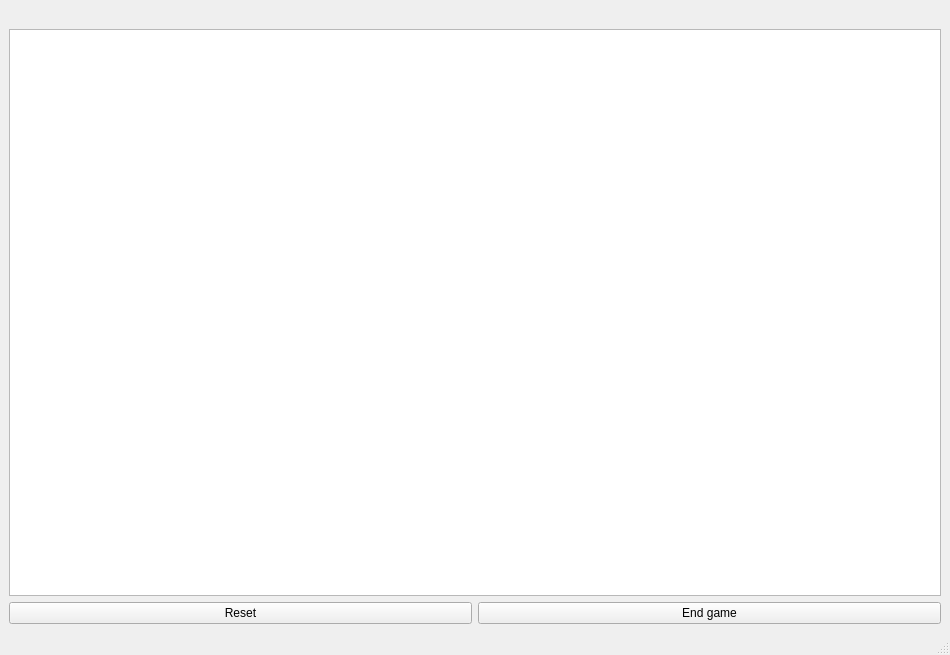
<?xml version="1.0" encoding="UTF-8"?>
<ui version="4.0">
 <class>MainWindow</class>
 <widget class="QMainWindow" name="MainWindow">
  <property name="geometry">
   <rect>
    <x>0</x>
    <y>0</y>
    <width>950</width>
    <height>655</height>
   </rect>
  </property>
  <property name="windowTitle">
   <string>MainWindow</string>
  </property>
  <widget class="QWidget" name="centralwidget">
   <layout class="QGridLayout" name="gridLayout">
    <item row="0" column="0">
     <layout class="QHBoxLayout" name="horizontalLayout">
      <item>
       <widget class="QLabel" name="label_vx">
        <property name="text">
         <string/>
        </property>
       </widget>
      </item>
      <item>
       <widget class="QLabel" name="label_vo">
        <property name="text">
         <string/>
        </property>
       </widget>
      </item>
     </layout>
    </item>
    <item row="1" column="0">
     <widget class="QTableView" name="tableView"/>
    </item>
    <item row="2" column="0">
     <layout class="QHBoxLayout" name="horizontalLayout_2">
      <item>
       <widget class="QPushButton" name="pushButton_r">
        <property name="text">
         <string>Reset</string>
        </property>
       </widget>
      </item>
      <item>
       <widget class="QPushButton" name="pushButton_eg">
        <property name="text">
         <string>End game</string>
        </property>
       </widget>
      </item>
     </layout>
    </item>
   </layout>
  </widget>
  <widget class="QMenuBar" name="menubar">
   <property name="geometry">
    <rect>
     <x>0</x>
     <y>0</y>
     <width>950</width>
     <height>21</height>
    </rect>
   </property>
  </widget>
  <widget class="QStatusBar" name="statusbar"/>
 </widget>
 <resources/>
 <connections/>
</ui>
